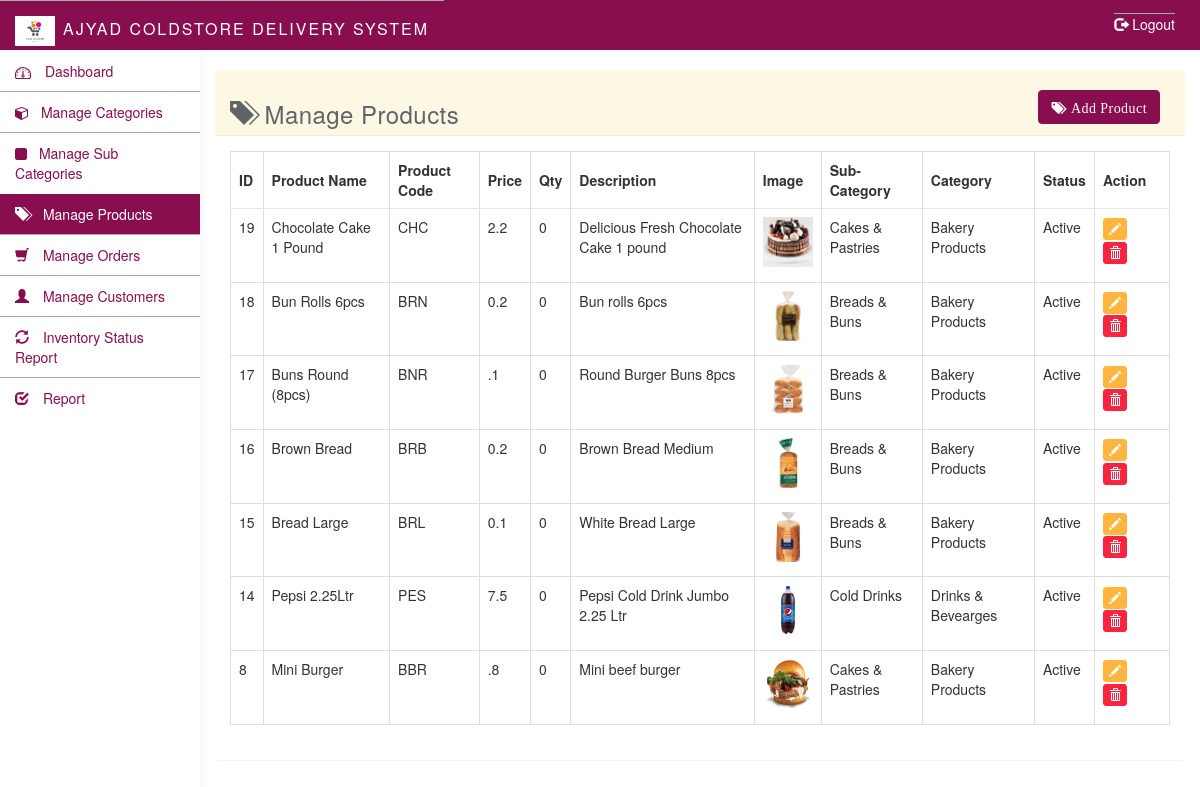
The app's page /admin/products.php (signed in) with its own data.
### tables this page shows
CREATE TABLE `products` (
  `id` int(11) NOT NULL,
  `subcategory_id` int(11) NOT NULL,
  `category_id` int(11) NOT NULL,
  `product_code` varchar(255) NOT NULL,
  `product_name` varchar(255) NOT NULL,
  `product_price` varchar(255) NOT NULL,
  `product_desc` text NOT NULL,
  `image_1` varchar(255) NOT NULL,
  `image_2` varchar(255) NOT NULL,
  `image_3` varchar(255) NOT NULL,
  `qty` int(11) NOT NULL,
  `stock_status` tinyint(4) NOT NULL,
  `product_status` tinyint(4) NOT NULL,
  `status` tinyint(1) NOT NULL DEFAULT '1',
  `created_date` datetime NOT NULL,
  `modified_date` datetime NOT NULL
);

CREATE TABLE `product_subcategories` (
  `id` int(11) NOT NULL,
  `category_id` int(11) NOT NULL,
  `name` varchar(255) NOT NULL,
  `is_active` tinyint(1) NOT NULL,
  `status` tinyint(1) NOT NULL DEFAULT '1',
  `created_date` datetime NOT NULL DEFAULT CURRENT_TIMESTAMP
);

CREATE TABLE `product_categories` (
  `id` int(11) NOT NULL,
  `category_code` varchar(10) NOT NULL,
  `category_name` varchar(255) NOT NULL,
  `image` varchar(255) NOT NULL,
  `is_active` tinyint(1) NOT NULL DEFAULT '1',
  `status` tinyint(4) NOT NULL,
  `created_date` datetime NOT NULL
);

### functions.php (called while the page is built, shortened)
<?php
function getCategoryNameFromId($con, $cat_id){
  $sql = "SELECT category_name FROM product_categories
  WHERE id = $cat_id";
  $rs = mysqli_query($con, $sql);
  return mysqli_fetch_row($rs)[0];
}
function getSubCategoryNameFromId($con, $subcat_id){
  $sql = "SELECT name FROM product_subcategories
  WHERE id = $subcat_id";
  $rs = mysqli_query($con, $sql);
  return mysqli_fetch_row($rs)[0];
}
function create_summary($cont,$num){
      $text = strip_tags($cont);
      if(strlen($text) > $num){
            $endpos = strpos($text,' ',$num);
      $dots = '...';
      if(!$endpos){
              $endpos = strlen($text);
              $dots = '';
          }
      }else{
          $endpos = strlen($text);
                      $dots ='';
      }
      return substr($text,0,$endpos).$dots;
  }
?>

### admin/products.php (the view, shortened to what this page needs)
<?php require_once 'includes/header.php'; ?>
	<div class="col-sm-9 col-sm-offset-3 col-lg-10 col-lg-offset-2 main">
		<div class="row">
			<ol class="breadcrumb top-bar-margin">
				<li><a href="#"><span class="glyphicon glyphicon-home"></span> </a></li>
				<li class="active">Manage Products</li>
			</ol>
		</div>
		<br>
		<div class="panel panel-warning">
	  	<div class="panel-heading">
	  		<a href="add_product.php?menu_id=1" class="btn btn-primary pull-right" style="margin: 10px"><span class="fa fa-tags"> Add Product</span></a>
	  		<h3><span class="glyphicon glyphicon-tags"  style="margin-right: 10px"></span>Manage Products</h3>
	  		<div id="errorDiv" class="col-sm-8 col-sm-offset-2">
      </div>
      <div class="clearfix"></div>
	  	</div>
	  	<div class="panel-body">
	  		<table class="table table-bordered">
	  			<thead>
	  				<tr>
	  					<th>
	  						ID
	  					</th>
	  					<th>
	  						Product Name
	  					</th>
	  					<th>
	  						Product Code
	  					</th>
	  					<th>
	  						Price
	  					</th>
	  					<th>Qty</th>
	  					<th>
	  						Description
	  					</th>
	  					<th>
	  						Image
	  					</th>
	  					<th>
	  						Sub-Category
	  					</th>
	  					<th>
	  						Category
	  					</th>
	  					<th>
	  						Status
	  					</th>
	  					<th style="width: 8%">
	  						Action
	  					</th>
	  				</tr>
	  			</thead>
	  			<tbody>
  				<?php
  					$sql = "SELECT * FROM products
  					WHERE status = 1
					ORDER BY created_date DESC";
  					$rs = mysqli_query($con, $sql);
					while ($row = mysqli_fetch_assoc($rs)){?>
		  			<tr>
						<td><?=$row['id'] ?></td>
						<td><?=ucwords($row['product_name']) ?></td>
						<td><?=$row['product_code'] ?></td>
						<td><?=$row['product_price'] ?></td>
						<td><?=$row['qty'] ?></td>
						<td><?=create_summary($row['product_desc'], 50) ?></td>
						<td><img class="small_img" src="../uploads/itemImage/<?=$row['image_1'] ?>" alt=""></td>
						<td><?php echo ucfirst(getSubCategoryNameFromId($con, $row['subcategory_id'])) ?></td>
						<td><?php echo ucfirst(getCategoryNameFromId($con, $row['category_id'])) ?></td>
						<td><?=$row['product_status'] ? 'Active' : 'In-Active' ?></td>
						<td>
						<ul class="list-inline">
							<li>
								<a href="edit_product.php?edit_id=<?php echo $row['id'] ?>&menu_id=1" class="btn btn-warning btn-xs"><span class="glyphicon glyphicon-pencil"></span></a>
							</li>
							<li>
								<a href="?del_id=<?=$row['id'] ?>" class="btn btn-danger btn-xs"><span class="glyphicon glyphicon-trash"></span></a>
							</li>
						</ul>
						</td>
		  			</tr>
				<?php } ?>
	  			</tbody>
	  		</table>
	  	</div>
	  </div>
	</div>
</body>
</html>

### admin/css/styles.css (style rules this page uses)
a, a:hover, a:focus { color: #880E4F; border-top: 1px solid #AAA; }
h1, h2, h3, h4, h5, h6 { color: #5f6468; }
h3, h4 { font-weight: 300; }
.btn-primary, .btn-primary:hover, .btn-primary:focus, .btn-primary:active, .btn-primary.active, .open > .dropdown-toggle.btn-primary, .btn-primary.disabled, .btn-primary[disabled], fieldset[disabled] .btn-primary, .btn-primary.disabled:hover, .btn-primary[disabled]:hover, fieldset[disabled] .btn-primary:hover, .btn-primary.disabled:focus, .btn-primary[disabled]:focus, fieldset[disabled] .btn-primary:focus, .btn-primary.disabled:active, .btn-primary[disabled]:active, fieldset[disabled] .btn-primary:active, .btn-primary.disabled.active, .btn-primary[disabled].active, fieldset[disabled] .btn-primary.active { background-color: #880E4F; border-color: #880E4F; }
.btn-warning, .btn-warning:hover, .btn-warning:focus, .btn-warning:active, .btn-warning.active, .open > .dropdown-toggle.btn-warning, .btn-warning.disabled, .btn-warning[disabled], fieldset[disabled] .btn-warning, .btn-warning.disabled:hover, .btn-warning[disabled]:hover, fieldset[disabled] .btn-warning:hover, .btn-warning.disabled:focus, .btn-warning[disabled]:focus, fieldset[disabled] .btn-warning:focus, .btn-warning.disabled:active, .btn-warning[disabled]:active, fieldset[disabled] .btn-warning:active, .btn-warning.disabled.active, .btn-warning[disabled].active, fieldset[disabled] .btn-warning.active { background-color: #ffb53e; border-color: #ffb53e; }
.btn-danger, .btn-danger:hover, .btn-danger:focus, .btn-danger:active, .btn-danger.active, .open > .dropdown-toggle.btn-danger, .btn-danger.disabled, .btn-danger[disabled], fieldset[disabled] .btn-danger, .btn-danger.disabled:hover, .btn-danger[disabled]:hover, fieldset[disabled] .btn-danger:hover, .btn-danger.disabled:focus, .btn-danger[disabled]:focus, fieldset[disabled] .btn-danger:focus, .btn-danger.disabled:active, .btn-danger[disabled]:active, fieldset[disabled] .btn-danger:active, .btn-danger.disabled.active, .btn-danger[disabled].active, fieldset[disabled] .btn-danger.active { background-color: #f9243f; border-color: #f9243f; }
.panel { border: 0; }
.panel-heading { font-size: 18px; font-weight: 300; letter-spacing: 0.025em; height: 66px; line-height: 45px; }
.breadcrumb { border-radius: 0; padding: 10px 15px; background: #e9ecf2; box-shadow: 0 1px 1px rgba(0, 0, 0, .05); margin: 0 ; }
.top-bar-margin { margin-top:10px; }
.panel-heading .glyphicon { margin-right: 10px; }
.table { background: #fff; }
.table>thead>tr>th { border-bottom: 1px solid #e6e7e8; vertical-align: middle; height: 50px; }
.small_img { width: 50px; height: 50px; }

### records on screen
products: id "19", product_name "Chocolate Cake 1 Pound", product_code "CHC", product_price "2.2", qty "0", product_desc "Delicious Fresh Chocolate Cake 1 pound", image_1 (picture), subcategory.name "Cakes & Pastries", category.category_name "Bakery Products", product_status "Active"
products: id "18", product_name "Bun Rolls 6pcs", product_code "BRN", product_price "0.2", qty "0", product_desc "Bun rolls 6pcs", image_1 (picture), subcategory.name "Breads & Buns", category.category_name "Bakery Products", product_status "Active"
products: id "17", product_name "Buns Round (8pcs)", product_code "BNR", product_price ".1", qty "0", product_desc "Round Burger Buns 8pcs", image_1 (picture), subcategory.name "Breads & Buns", category.category_name "Bakery Products", product_status "Active"
products: id "16", product_name "Brown Bread", product_code "BRB", product_price "0.2", qty "0", product_desc "Brown Bread Medium", image_1 (picture), subcategory.name "Breads & Buns", category.category_name "Bakery Products", product_status "Active"
products: id "15", product_name "Bread Large", product_code "BRL", product_price "0.1", qty "0", product_desc "White Bread Large", image_1 (picture), subcategory.name "Breads & Buns", category.category_name "Bakery Products", product_status "Active"
products: id "14", product_name "Pepsi 2.25Ltr", product_code "PES", product_price "7.5", qty "0", product_desc "Pepsi Cold Drink Jumbo 2.25 Ltr", image_1 (picture), subcategory.name "Cold Drinks", category.category_name "Drinks & Bevearges", product_status "Active"
products: id "8", product_name "Mini Burger", product_code "BBR", product_price ".8", qty "0", product_desc "Mini beef burger", image_1 (picture), subcategory.name "Cakes & Pastries", category.category_name "Bakery Products", product_status "Active"

### other values on screen
constant("SYSTEM_NAME") "AJYAD COLDSTORE DELIVERY SYSTEM"
